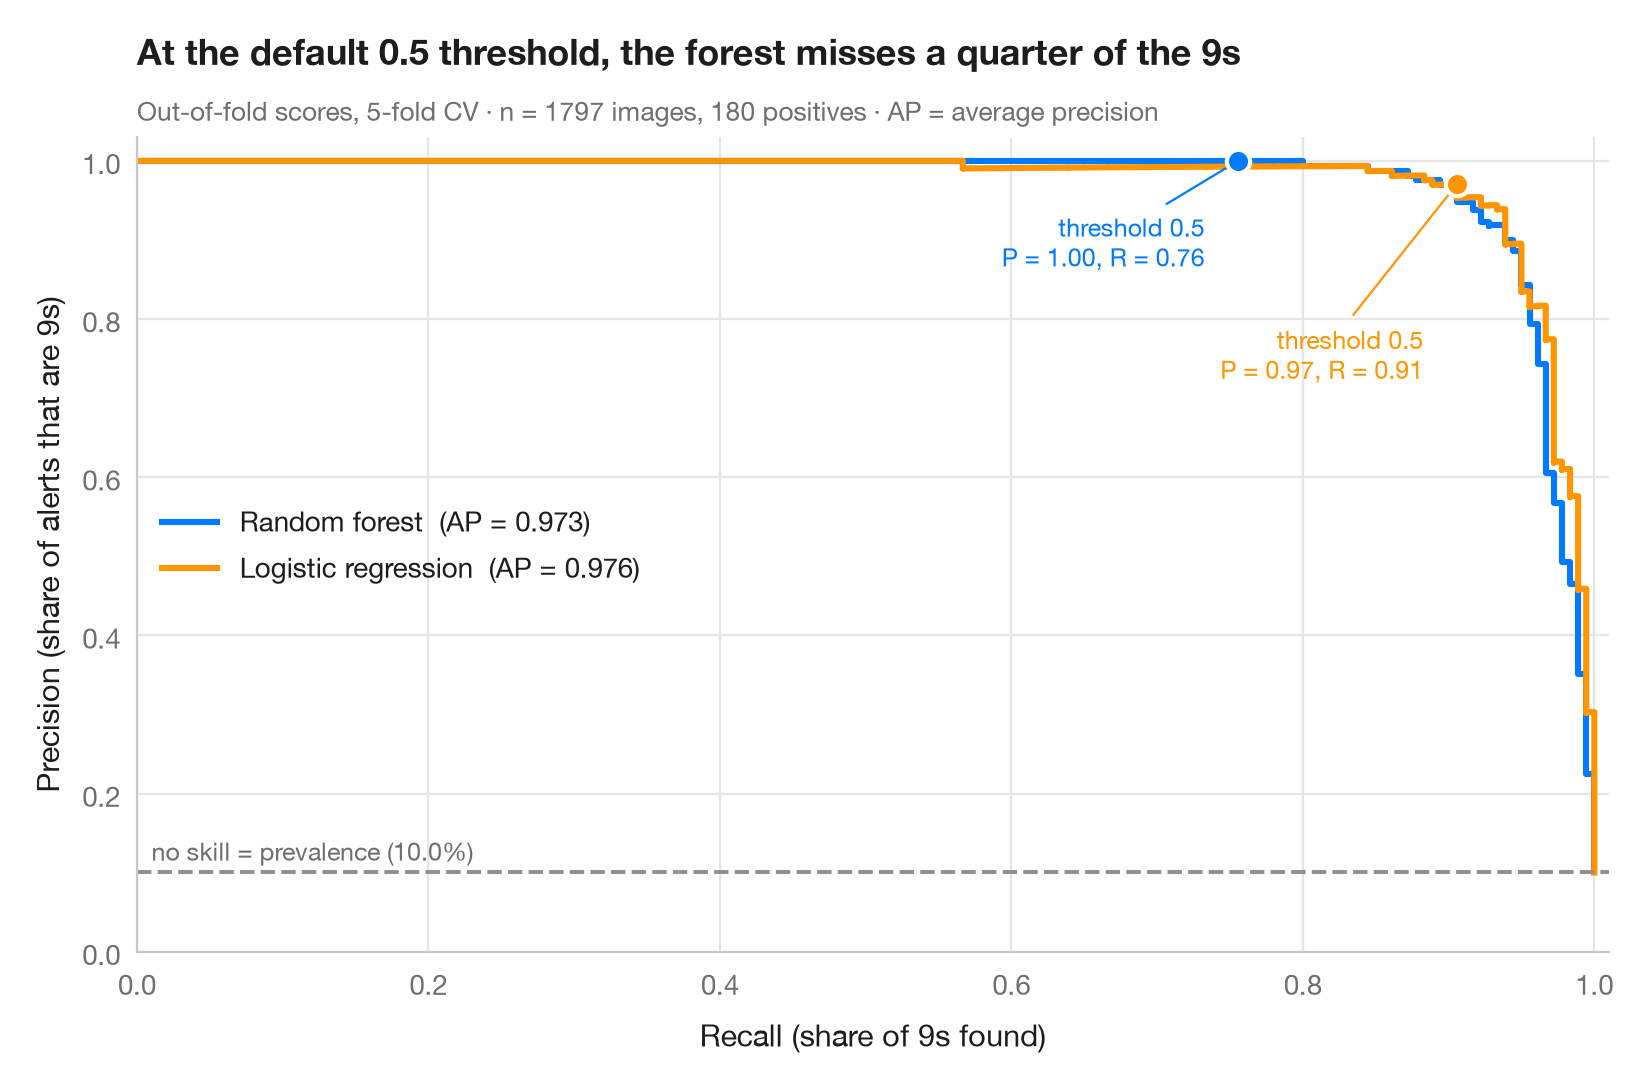

The Python source for this figure:
"""
title: Precision–recall curves
summary: Out-of-fold precision–recall curves for two classifiers, with average precision and the no-skill baseline.
r: yardstick::pr_curve() + autoplot()
tags: [classification, precision, recall, average precision, imbalanced data, threshold]
description: |
  When the positive class is rare, a ROC curve can look excellent while most
  alarms are false. The precision–recall curve answers the operational question
  instead: if I want to catch this share of positives (**recall**), how many of
  my alerts will be right (**precision**)? Each point is one decision threshold.
  The dashed line is the no-skill baseline — the prevalence of the positive
  class — and the area under each curve is summarised by the **average
  precision** (AP).

  Data are the 1,797 handwritten digits bundled with **scikit-learn**, recast as
  a rare-event problem: detect the digit 9 (about 10% of images). Scores are
  out-of-fold probabilities from a 5-fold cross-validation
  (`cross_val_predict(method="predict_proba")`); curves and AP come from
  `precision_recall_curve` and `average_precision_score`. The marker shows the
  default 0.5 threshold on each curve.
"""
import matplotlib.pyplot as plt
import numpy as np
from sklearn.datasets import load_digits
from sklearn.ensemble import RandomForestClassifier
from sklearn.linear_model import LogisticRegression
from sklearn.metrics import average_precision_score, precision_recall_curve
from sklearn.model_selection import StratifiedKFold, cross_val_predict
from sklearn.pipeline import make_pipeline
from sklearn.preprocessing import StandardScaler

# Data: is this handwritten digit a 9? (a ~10% minority class)
X, digit = load_digits(return_X_y=True)
y = (digit == 9).astype(int)
prevalence = y.mean()

models = {
    "Random forest": RandomForestClassifier(n_estimators=300, random_state=0),
    "Logistic regression": make_pipeline(StandardScaler(), LogisticRegression(max_iter=2000)),
}
palette = ["#007AFF", "#FF9500"]
cv = StratifiedKFold(n_splits=5, shuffle=True, random_state=0)

fig, ax = plt.subplots(figsize=(8, 5.2))
for (name, model), c in zip(models.items(), palette):
    score = cross_val_predict(model, X, y, cv=cv, method="predict_proba")[:, 1]
    prec, rec, thr = precision_recall_curve(y, score)
    ap = average_precision_score(y, score)
    ax.step(rec, prec, where="post", color=c, lw=2.2, label=f"{name}  (AP = {ap:.3f})")
    k = np.argmin(np.abs(thr - 0.5))  # the default threshold
    ax.scatter(rec[k], prec[k], s=70, color=c, edgecolor="white", lw=1.5, zorder=4)
    ax.annotate(f"threshold 0.5\nP = {prec[k]:.2f}, R = {rec[k]:.2f}", (rec[k], prec[k]),
                xytext=(-12, -38 if c == palette[0] else -70), textcoords="offset points",
                ha="right", fontsize=9, color=c,
                arrowprops=dict(arrowstyle="-", color=c, lw=0.8))

ax.axhline(prevalence, color="#8E8E93", ls="--", lw=1.4)
ax.text(0.01, prevalence + 0.015, f"no skill = prevalence ({prevalence:.1%})", fontsize=9, color="#6E6E73")
ax.set_xlim(0, 1.01)
ax.set_ylim(0, 1.03)
ax.set_xlabel("Recall (share of 9s found)")
ax.set_ylabel("Precision (share of alerts that are 9s)")
ax.grid(axis="x")
ax.legend(loc="center left")
ax.set_title("At the default 0.5 threshold, the forest misses a quarter of the 9s", pad=26)
ax.text(0, 1.02, f"Out-of-fold scores, 5-fold CV · n = {len(y)} images, {y.sum()} positives · "
        "AP = average precision", transform=ax.transAxes, fontsize=9.5, color="#6E6E73")
plt.show()
